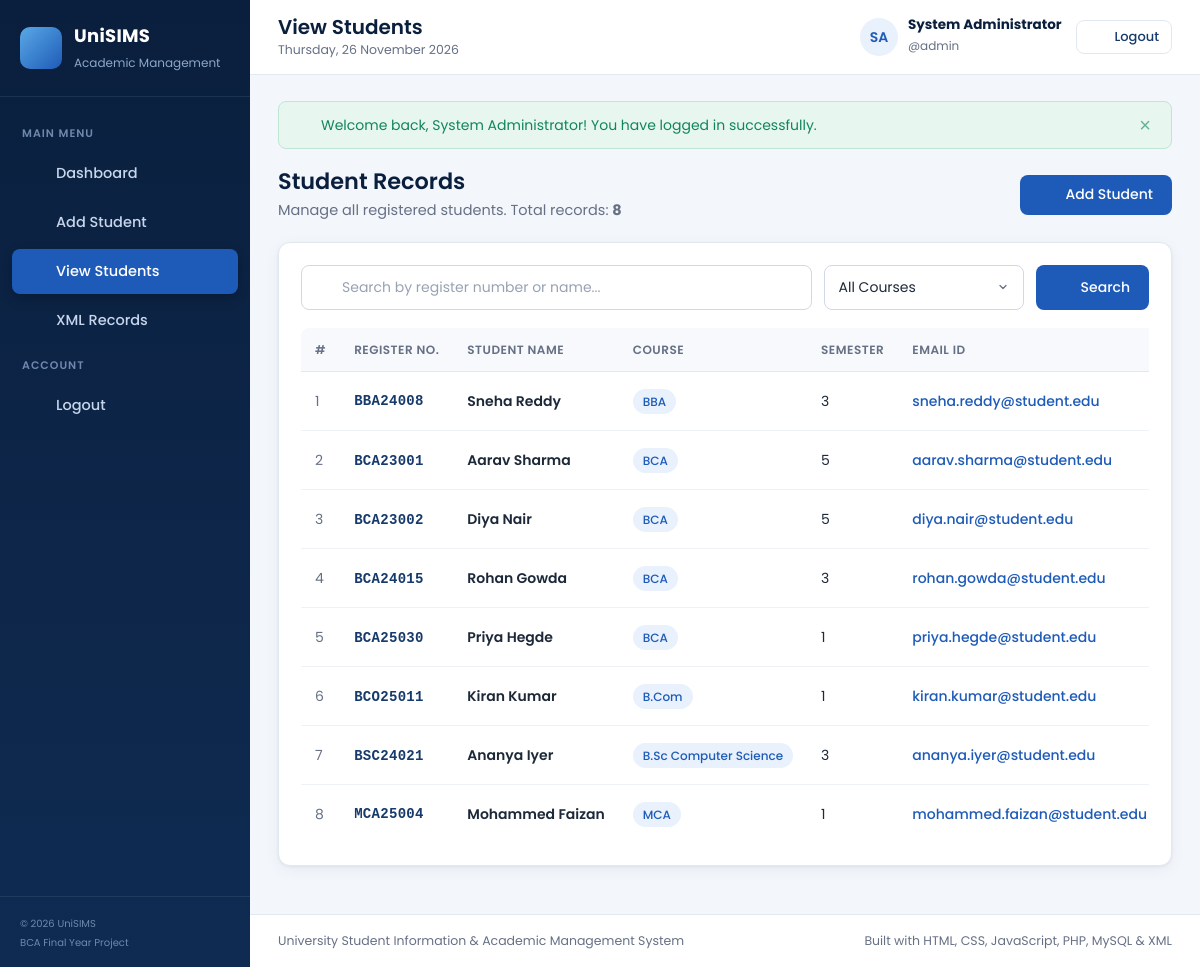
The app's page /view_students.php (signed in) with its own data.
### tables this page shows
CREATE TABLE students (
    id              INT UNSIGNED     NOT NULL AUTO_INCREMENT,
    register_number VARCHAR(20)      NOT NULL,
    student_name    VARCHAR(100)     NOT NULL,
    course          VARCHAR(50)      NOT NULL,
    semester        TINYINT UNSIGNED NOT NULL,
    email           VARCHAR(100)     NOT NULL,
    contact_number  VARCHAR(10)      NOT NULL,
    created_at      TIMESTAMP        NOT NULL DEFAULT CURRENT_TIMESTAMP,
    updated_at      TIMESTAMP        NOT NULL DEFAULT CURRENT_TIMESTAMP ON UPDATE CURRENT_TIMESTAMP,
    PRIMARY KEY (id),
    UNIQUE KEY uq_students_register_number (register_number),
    KEY idx_students_name (student_name),
    KEY idx_students_course (course)
);

### view_students.php (the view, shortened to what this page needs)
<?php
require_once 'db.php';
$search = trim($_GET['search'] ?? '');
$course = trim($_GET['course'] ?? '');
$sql    = 'SELECT id, register_number, student_name, course, semester, email, contact_number FROM students';
$sql .= ' ORDER BY register_number ASC';
$stmt = $conn->prepare($sql);
$stmt->execute();
$students = $stmt->get_result()->fetch_all(MYSQLI_ASSOC);
$totalStudents = (int) $conn->query('SELECT COUNT(*) AS total FROM students')->fetch_assoc()['total'];
$isFiltered    = ($search !== '' || $course !== '');
$pageTitle  = 'View Students';
$activePage = 'view';
require 'includes/header.php';
?>
<div class="page-header">
    <div>
        <h2>Student Records</h2>
        <p class="text-muted">Manage all registered students. Total records: <strong><?= $totalStudents ?></strong></p>
    </div>
    <a href="add_student.php" class="btn btn-primary"><?= icon('user-plus') ?> Add Student</a>
</div>
<div class="card">
    <form method="get" action="view_students.php" class="toolbar">
        <div class="search-box">
            <?= icon('search') ?>
            <input type="search" name="search" value="<?= e($search) ?>" placeholder="Search by register number or name..." maxlength="100">
        </div>
        <select name="course" aria-label="Filter by course">
            <option value="">All Courses</option>
        </select>
        <button type="submit" class="btn btn-primary"><?= icon('search') ?> Search</button>
    </form>
    <?php if (empty($students)): ?>
        <div class="empty-state">
            <?= icon('users') ?>
            <p><?= $isFiltered ? 'No students match your search.' : 'No student records found.' ?></p>
            <?php if (!$isFiltered): ?>
                <a href="add_student.php" class="btn btn-primary btn-sm">Add your first student</a>
            <?php endif; ?>
        </div>
    <?php else: ?>
        <div class="table-responsive">
            <table class="table table-hover">
                <thead>
                <tr>
                    <th>#</th>
                    <th>Register No.</th>
                    <th>Student Name</th>
                    <th>Course</th>
                    <th>Semester</th>
                    <th>Email ID</th>
                </tr>
                </thead>
                <tbody>
                <?php foreach ($students as $index => $s): ?>
                    <tr>
                        <td class="text-muted"><?= $index + 1 ?></td>
                        <td><span class="reg-no"><?= e($s['register_number']) ?></span></td>
                        <td class="fw-600"><?= e($s['student_name']) ?></td>
                        <td><span class="badge"><?= e($s['course']) ?></span></td>
                        <td><?= e($s['semester']) ?></td>
                        <td><a href="mailto:<?= e($s['email']) ?>" class="link"><?= e($s['email']) ?></a></td>
                    </tr>
                <?php endforeach; ?>
                </tbody>
            </table>
        </div>
    <?php endif; ?>
</div>
<?php require 'includes/footer.php'; ?>

### includes/header.php (shortened to what this page needs)
<?php
$pageTitle  = $pageTitle ?? 'Dashboard';
$activePage = $activePage ?? '';
$fullName   = $_SESSION['full_name'] ?? 'User';
$initials = '';
foreach (array_slice(explode(' ', $fullName), 0, 2) as $part) {
    $initials .= strtoupper(substr($part, 0, 1));
}
$navLinks = [
    'dashboard' => ['Dashboard',     'dashboard.php',     'dashboard'],
    'add'       => ['Add Student',   'add_student.php',   'user-plus'],
    'view'      => ['View Students', 'view_students.php', 'users'],
    'xml'       => ['XML Records',   'xml_view.php',      'xml'],
];
?>
<!DOCTYPE html>
<html lang="en">
<head>
    <link rel="stylesheet" href="assets/css/style.css">
</head>
<body>
<div class="app">
    <aside class="sidebar" id="sidebar">
        <div class="sidebar-brand">
            <span class="brand-logo"><?= icon('cap') ?></span>
            <div>
                <strong><?= e(APP_NAME) ?></strong>
                <small>Academic Management</small>
            </div>
        </div>
        <nav class="sidebar-nav">
            <p class="nav-heading">Main Menu</p>
            <?php foreach ($navLinks as $key => $link): ?>
                <a href="<?= e($link[1]) ?>" class="nav-link<?= $activePage === $key ? ' active' : '' ?>">
                    <?= icon($link[2]) ?><span><?= e($link[0]) ?></span>
                </a>
            <?php endforeach; ?>
            <p class="nav-heading">Account</p>
            <a href="logout.php?token=<?= e(csrf_token()) ?>" class="nav-link" data-confirm="Are you sure you want to log out?">
                <?= icon('logout') ?><span>Logout</span>
            </a>
        </nav>
        <div class="sidebar-footer">
            <small>&copy; <?= date('Y') ?> <?= e(APP_NAME) ?><br>BCA Final Year Project</small>
        </div>
    </aside>
    <div class="main">
        <header class="topbar">
            <div class="topbar-left">
                <div>
                    <h1 class="page-title"><?= e($pageTitle) ?></h1>
                    <p class="page-date"><?= date('l, d F Y') ?></p>
                </div>
            </div>
            <div class="topbar-right">
                <div class="user-chip">
                    <span class="avatar"><?= e($initials) ?></span>
                    <span class="user-info">
                        <strong><?= e($fullName) ?></strong>
                        <small>@<?= e($_SESSION['username'] ?? '') ?></small>
                    </span>
                </div>
                <a href="logout.php?token=<?= e(csrf_token()) ?>" class="btn btn-outline btn-sm" data-confirm="Are you sure you want to log out?">
                    <?= icon('logout') ?><span class="hide-sm">Logout</span>
                </a>
            </div>
        </header>
        <main class="content">
            <?php
            $flash = get_flash();
            if ($flash) {
                render_alert($flash['type'], $flash['message']);
            }
            ?>

### includes/functions.php (shortened to what this page needs)
<?php
function e($value)
{
    return htmlspecialchars((string) $value, ENT_QUOTES, 'UTF-8');
}
function csrf_token()
{
    return $_SESSION['csrf_token'];
}
function get_flash()
{
    $flash = $_SESSION['flash'];
    return $flash;
}
function render_alert($type, $message)
{
    $iconName = ($type === 'success') ? 'check' : 'alert';
    echo '<div class="alert alert-' . e($type) . '" role="alert">'
       . icon($iconName)
       . '<span>' . e($message) . '</span>'
       . '<button type="button" class="alert-close" aria-label="Close">&times;</button>'
       . '</div>';
}
function icon($name)
{
    $inner = $paths[$name] ?? $paths['alert'];
    return '<svg class="icon" viewBox="0 0 24 24" width="18" height="18" fill="none" stroke="currentColor" '
         . 'stroke-width="2" stroke-linecap="round" stroke-linejoin="round" aria-hidden="true">' . $inner . '</svg>';
}

### includes/footer.php (shortened to what this page needs)
        </main>
        <footer class="footer">
            <span><?= e(APP_FULL_NAME) ?></span>
            <span>Built with HTML, CSS, JavaScript, PHP, MySQL &amp; XML</span>
        </footer>
    </div>
</div>
</body>
</html>

### records on screen
students: register_number "BBA24008", student_name "Sneha Reddy", course "BBA", semester "3", email "sneha.reddy@student.edu"
students: register_number "BCA23001", student_name "Aarav Sharma", course "BCA", semester "5", email "aarav.sharma@student.edu"
students: register_number "BCA23002", student_name "Diya Nair", course "BCA", semester "5", email "diya.nair@student.edu"
students: register_number "BCA24015", student_name "Rohan Gowda", course "BCA", semester "3", email "rohan.gowda@student.edu"
students: register_number "BCA25030", student_name "Priya Hegde", course "BCA", semester "1", email "priya.hegde@student.edu"
students: register_number "BCO25011", student_name "Kiran Kumar", course "B.Com", semester "1", email "kiran.kumar@student.edu"
students: register_number "BSC24021", student_name "Ananya Iyer", course "B.Sc Computer Science", semester "3", email "ananya.iyer@student.edu"
students: register_number "MCA25004", student_name "Mohammed Faizan", course "MCA", semester "1", email "mohammed.faizan@student.edu"

### other values on screen
APP_NAME "UniSIMS"
$link[0] "Dashboard"
$link[0] "Add Student"
$link[0] "View Students"
$link[0] "XML Records"
$pageTitle "View Students"
$initials "SA"
$fullName "System Administrator"
$_SESSION['username'] "admin"
$message "Welcome back, System Administrator! You have logged in successfully."
$totalStudents "8"
APP_FULL_NAME "University Student Information & Academic Management System"
